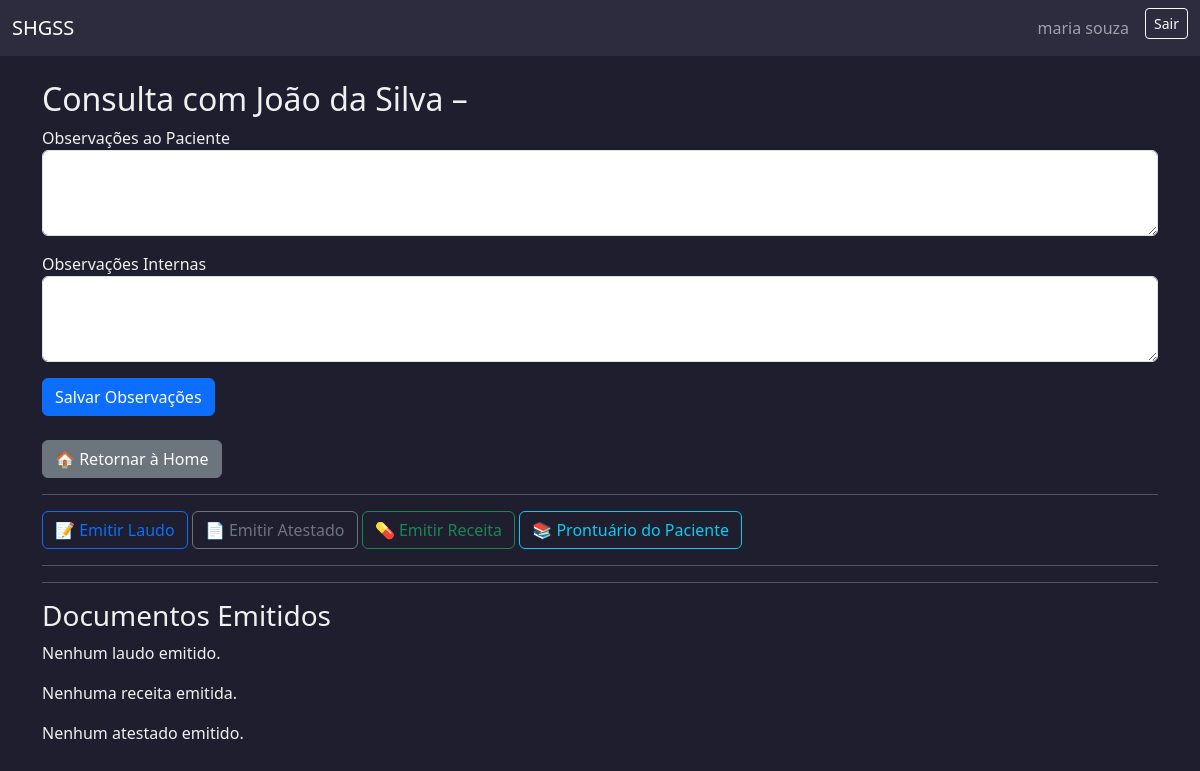
Before: /consultas/2/detalhar/ (signed in) with the older database file.
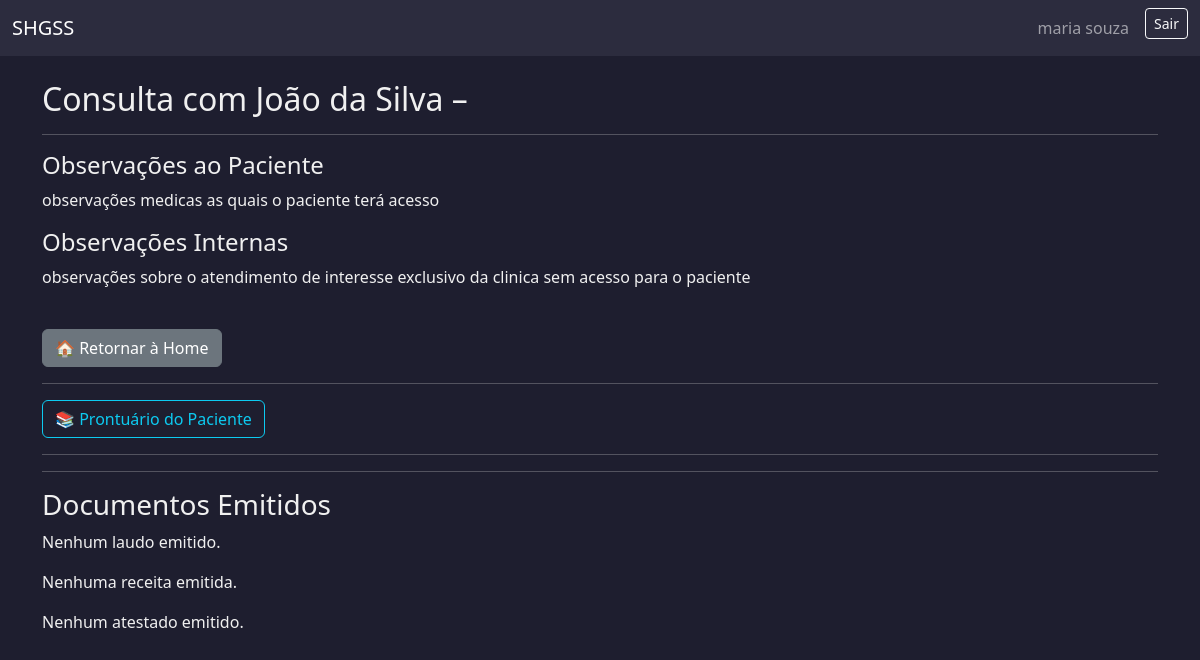
After: the same page with the newer database file.
### usuarios/models.py (models this page shows, shortened)
class AtendimentoBase(models.Model):
    STATUS_CHOICES = [
        ('agendada', 'Agendada'),
        ('cancelada', 'Cancelada'),
        ('em_andamento', 'Em atendimento'),
        ('finalizada', 'Finalizada'),
    ]
    status = models.CharField(max_length=20, choices=STATUS_CHOICES, default='agendada')
    observacoes_visiveis = models.TextField(blank=True, null=True)
    observacoes_internas = models.TextField(blank=True, null=True)
    encaminhamento = models.TextField(blank=True, null=True)
    criado_em = models.DateTimeField(auto_now_add=True)
    atualizado_em = models.DateTimeField(auto_now=True)
    motivo_cancelamento = models.TextField(blank=True, null=True)
    data_cancelamento = models.DateTimeField(null=True, blank=True)
    class Meta:
        abstract = True

class Consulta(AtendimentoBase):
    agenda = models.ForeignKey(
        'AgendaConsulta',
        on_delete=models.PROTECT,
        related_name='consultas'
    )
    medico = models.ForeignKey(
        settings.AUTH_USER_MODEL,
        on_delete=models.CASCADE,
        limit_choices_to={'role': 'medico'},
        related_name='consultas_como_medico'
    )
    paciente = models.ForeignKey(
        settings.AUTH_USER_MODEL,
        on_delete=models.CASCADE,
        limit_choices_to={'role': 'paciente'},
        related_name='consultas_como_paciente'
    )
    cancelado_por = models.ForeignKey(
        settings.AUTH_USER_MODEL,
        on_delete=models.SET_NULL,
        null=True,
        blank=True,
        related_name='consultas_canceladas'
    )
    valor = models.DecimalField(max_digits=8, decimal_places=2, default=250.00)

class Usuario(AbstractUser):
    ROLE_CHOICES = [
        ('paciente', 'Paciente'),
        ('medico', 'Médico'),
        ('administrativo', 'Administrativo'),
        ('financeiro', 'Financeiro'),
    ]
    cpf = models.CharField(max_length=14, unique=True, blank=False, null=False)
    telefone = models.CharField(max_length=20)
    rua = models.CharField(max_length=100)
    numero = models.CharField(max_length=10)
    bairro = models.CharField(max_length=50)
    cidade = models.CharField(max_length=50)
    estado = models.CharField(max_length=2)
    cep = models.CharField(max_length=9)
    role = models.CharField(max_length=20, choices=ROLE_CHOICES)
    plano_saude = models.CharField(max_length=50, null=True, blank=True)
    numero_cartao_plano = models.CharField(max_length=30, null=True, blank=True)
    crm = models.CharField(max_length=20, null=True, blank=True)
    especialidade = models.CharField(max_length=50, null=True, blank=True)
    setor = models.CharField(max_length=50, null=True, blank=True)
    cargo = models.CharField(max_length=50, null=True, blank=True)

### usuarios/views.py (the view)
# urls.py: path('consultas/<int:pk>/detalhar/', views.detalhar_consulta, name='detalhar_consulta'),
@role_required('medico')
def detalhar_consulta(request, pk):
    consulta = get_object_or_404(Consulta, pk=pk, medico=request.user)
    if request.method == 'POST':
        form = ObservacoesConsultaForm(request.POST, instance=consulta)
        if form.is_valid():
            form.save()
            messages.success(request, 'Observações atualizadas com sucesso.')
            return redirect('detalhar_consulta', pk=pk)
    else:
        form = ObservacoesConsultaForm(instance=consulta)
    return render(request, 'consultas/detalhar_consulta.html', {
        'consulta': consulta,
        'form_observacoes': form,
        'is_teleconsulta': False
    })

### usuarios/forms.py
class ObservacoesConsultaForm(forms.ModelForm):
    class Meta:
        model = Consulta
        fields = ['observacoes_visiveis', 'observacoes_internas']
        widgets = {
            'observacoes_visiveis': forms.Textarea(attrs={'rows': 3, 'class': 'form-control'}),
            'observacoes_internas': forms.Textarea(attrs={'rows': 3, 'class': 'form-control'}),
        }

### templates/consultas/detalhar_consulta.html (shortened to what this page needs)
{% extends 'base.html' %}
{% block content %}
<h2>Consulta com {{ consulta.paciente.get_full_name }} – {{ consulta.data }} {{ consulta.horario_inicio }}</h2>
{% if form_observacoes and consulta.status != 'finalizada' %}
<form method="post">
    <div class="mb-3">
        <label for="{{ form_observacoes.observacoes_visiveis.id_for_label }}">Observações ao Paciente</label>
        {{ form_observacoes.observacoes_visiveis }}
    </div>
    <div class="mb-3">
        <label for="{{ form_observacoes.observacoes_internas.id_for_label }}">Observações Internas</label>
        {{ form_observacoes.observacoes_internas }}
    </div>
    <button type="submit" class="btn btn-primary">Salvar Observações</button>
</form>
{% else %}
<hr>
<h4>Observações ao Paciente</h4>
<p>{{ consulta.observacoes_visiveis|default:"Nenhuma observação visível." }}</p>
<h4>Observações Internas</h4>
<p>{{ consulta.observacoes_internas|default:"Nenhuma anotação interna." }}</p>
{% endif %}
<br>
<div class="mb-3">
  <a href="{% url 'redirecionar_dashboard' %}" class="btn btn-secondary">🏠 Retornar à Home</a>
</div>
<hr>
{% if consulta.status != 'finalizada' %}
  <a href="{% url 'emitir_laudo' consulta.id %}" class="btn btn-outline-primary">📝 Emitir Laudo</a>
  <a href="{% url 'emitir_atestado' consulta.id %}" class="btn btn-outline-secondary">📄 Emitir Atestado</a>
  <a href="{% url 'emitir_receita' consulta.id %}" class="btn btn-outline-success">💊 Emitir Receita</a>
{% endif %}
<a href="{% url 'visualizar_prontuario' consulta.paciente.id %}" class="btn btn-outline-info">📚 Prontuário do Paciente</a>
<hr>
<hr>
<h3>Documentos Emitidos</h3>
{% if instancia.laudos.all %}
  <h4>Laudos</h4>
  <ul>
    {% for laudo in instancia.laudos.all %}
      <li>
        Laudo de {{ laudo.criado_em|date:"d/m/Y H:i" }} —
        <a href="{% url 'visualizar_laudo' laudo.id %}" target="_blank">Download PDF</a>
      </li>
    {% endfor %}
  </ul>
{% else %}
  <p>Nenhum laudo emitido.</p>
{% endif %}
{% if instancia.receitas.all %}
  <h4>Receitas</h4>
  <ul>
    {% for receita in instancia.receitas.all %}
      <li>
        Receita de {{ receita.criado_em|date:"d/m/Y H:i" }} —
        <a href="{% url 'visualizar_receita' receita.id %}" target="_blank">Download PDF</a>
      </li>
    {% endfor %}
  </ul>
{% else %}
  <p>Nenhuma receita emitida.</p>
{% endif %}
{% if instancia.atestados.all %}
  <h4>Atestados</h4>
  <ul>
    {% for atestado in instancia.atestados.all %}
      <li>
        Atestado de {{ atestado.criado_em|date:"d/m/Y H:i" }} —
        <a href="{% url 'visualizar_atestado' atestado.id %}" target="_blank">Download PDF</a>
      </li>
    {% endfor %}
  </ul>
{% else %}
  <p>Nenhum atestado emitido.</p>
{% endif %}
{% endblock %}

Changed rows visible on the page:
changed Consulta "João da Silva": status "agendada" → "finalizada" (drawn); observacoes_visiveis (not shown) → "observações medicas as quais o paciente terá acesso"; observacoes_internas (not shown) → "observações sobre o atendimento de interesse exclusivo da clinica sem acesso para o paciente"
Other visible differences:
text no longer shown: "Salvar Observações 📝 Emitir Laudo 📄 Emitir Atestado 💊 Emitir Receita"
